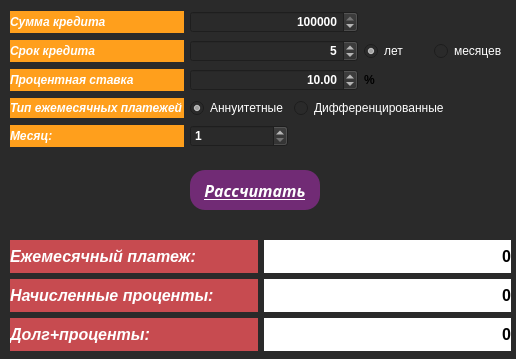
<?xml version="1.0" encoding="UTF-8"?>
<ui version="4.0">
 <class>CreditCalc</class>
 <widget class="QMainWindow" name="CreditCalc">
  <property name="geometry">
   <rect>
    <x>0</x>
    <y>0</y>
    <width>516</width>
    <height>359</height>
   </rect>
  </property>
  <property name="windowTitle">
   <string>CreditCalc</string>
  </property>
  <property name="styleSheet">
   <string notr="true">QWidget {
background-color: rgb(42, 42, 42);
}</string>
  </property>
  <widget class="QWidget" name="centralwidget">
   <widget class="QPushButton" name="Eq_button">
    <property name="geometry">
     <rect>
      <x>190</x>
      <y>170</y>
      <width>130</width>
      <height>40</height>
     </rect>
    </property>
    <property name="font">
     <font>
      <family>Sans Serif</family>
      <pointsize>12</pointsize>
      <weight>75</weight>
      <italic>true</italic>
      <bold>true</bold>
      <underline>true</underline>
      <strikeout>false</strikeout>
     </font>
    </property>
    <property name="styleSheet">
     <string notr="true">QPushButton
{
	border:none;
	border-radius:15px;
	background-color:rgb(113, 43, 117);
	color:rgb(255,255,255);
	min-height:40px;
	max-height:40px;
	min-width:130px;
	max-width:130px;
}
QPushButton:hover
{
	border:none;
	border-radius:15px;
	background-color:rgb(164, 103,138);
	color:rgb(255,255,255);
	min-height:40px;
	max-height:40px;
	min-width:130px;
	max-width:130px;
}
QPushButton:pressed
{
	border:none;
	border-radius:15px;
	background-color:rgb(0, 0,0);
	color:rgb(255,255,255);
	min-height:40px;
	max-height:40px;
	min-width:130px;
	max-width:130px;
}</string>
    </property>
    <property name="text">
     <string>Рассчитать</string>
    </property>
   </widget>
   <widget class="QWidget" name="">
    <property name="geometry">
     <rect>
      <x>10</x>
      <y>10</y>
      <width>497</width>
      <height>141</height>
     </rect>
    </property>
    <layout class="QGridLayout" name="gridLayout">
     <item row="0" column="0">
      <widget class="QLabel" name="Amount_label">
       <property name="font">
        <font>
         <weight>75</weight>
         <italic>true</italic>
         <bold>true</bold>
        </font>
       </property>
       <property name="styleSheet">
        <string notr="true">QLabel {
	border:none;
	border-radius:25px;
	background-color:rgb(255, 159, 28);
	color:rgb(255,255,255);
}</string>
       </property>
       <property name="text">
        <string>Сумма кредита</string>
       </property>
      </widget>
     </item>
     <item row="0" column="1" colspan="2">
      <widget class="QSpinBox" name="Amount_spinBox">
       <property name="font">
        <font>
         <weight>75</weight>
         <bold>true</bold>
        </font>
       </property>
       <property name="styleSheet">
        <string notr="true">QSpinBox {
color: white;
}</string>
       </property>
       <property name="alignment">
        <set>Qt::AlignRight|Qt::AlignTrailing|Qt::AlignVCenter</set>
       </property>
       <property name="maximum">
        <number>100000000</number>
       </property>
       <property name="singleStep">
        <number>100</number>
       </property>
       <property name="value">
        <number>500000</number>
       </property>
      </widget>
     </item>
     <item row="1" column="0">
      <widget class="QLabel" name="Term_label">
       <property name="font">
        <font>
         <weight>75</weight>
         <italic>true</italic>
         <bold>true</bold>
        </font>
       </property>
       <property name="styleSheet">
        <string notr="true">QLabel {
	border:none;
	border-radius:25px;
	background-color:rgb(255, 159, 28);
	color:rgb(255,255,255);
}</string>
       </property>
       <property name="text">
        <string>Срок кредита</string>
       </property>
      </widget>
     </item>
     <item row="1" column="1" colspan="2">
      <widget class="QSpinBox" name="Term_spinBox">
       <property name="font">
        <font>
         <weight>75</weight>
         <bold>true</bold>
        </font>
       </property>
       <property name="styleSheet">
        <string notr="true">QSpinBox {
color: white;
}</string>
       </property>
       <property name="alignment">
        <set>Qt::AlignRight|Qt::AlignTrailing|Qt::AlignVCenter</set>
       </property>
       <property name="maximum">
        <number>100</number>
       </property>
       <property name="value">
        <number>5</number>
       </property>
      </widget>
     </item>
     <item row="1" column="3">
      <widget class="QRadioButton" name="Years_button">
       <property name="styleSheet">
        <string notr="true">QRadioButton {
color: white;
}</string>
       </property>
       <property name="text">
        <string>лет</string>
       </property>
       <property name="checked">
        <bool>true</bool>
       </property>
       <attribute name="buttonGroup">
        <string notr="true">buttonGroup</string>
       </attribute>
      </widget>
     </item>
     <item row="1" column="4">
      <widget class="QRadioButton" name="Months_button">
       <property name="styleSheet">
        <string notr="true">QRadioButton {
color: white;
}</string>
       </property>
       <property name="text">
        <string>месяцев</string>
       </property>
       <attribute name="buttonGroup">
        <string notr="true">buttonGroup</string>
       </attribute>
      </widget>
     </item>
     <item row="2" column="0">
      <widget class="QLabel" name="Rate_label">
       <property name="font">
        <font>
         <weight>75</weight>
         <italic>true</italic>
         <bold>true</bold>
        </font>
       </property>
       <property name="styleSheet">
        <string notr="true">QLabel {
	border:none;
	border-radius:25px;
	background-color:rgb(255, 159, 28);
	color:rgb(255,255,255);
}</string>
       </property>
       <property name="text">
        <string>Процентная ставка</string>
       </property>
      </widget>
     </item>
     <item row="2" column="1" colspan="2">
      <widget class="QDoubleSpinBox" name="Rate_doubleSpinBox">
       <property name="font">
        <font>
         <weight>75</weight>
         <bold>true</bold>
        </font>
       </property>
       <property name="styleSheet">
        <string notr="true">QDoubleSpinBox {
color: white;
}</string>
       </property>
       <property name="alignment">
        <set>Qt::AlignRight|Qt::AlignTrailing|Qt::AlignVCenter</set>
       </property>
       <property name="value">
        <double>10.000000000000000</double>
       </property>
      </widget>
     </item>
     <item row="3" column="0">
      <widget class="QLabel" name="Type_label">
       <property name="font">
        <font>
         <weight>75</weight>
         <italic>true</italic>
         <bold>true</bold>
        </font>
       </property>
       <property name="styleSheet">
        <string notr="true">QLabel {
	border:none;
	border-radius:25px;
	background-color:rgb(255, 159, 28);
	color:rgb(255,255,255);
}</string>
       </property>
       <property name="text">
        <string>Тип ежемесячных платежей</string>
       </property>
      </widget>
     </item>
     <item row="3" column="1">
      <widget class="QRadioButton" name="Ann_button">
       <property name="styleSheet">
        <string notr="true">QRadioButton {
color: white;
}</string>
       </property>
       <property name="text">
        <string>Аннуитетные</string>
       </property>
       <property name="checked">
        <bool>true</bool>
       </property>
       <attribute name="buttonGroup">
        <string notr="true">buttonGroup_2</string>
       </attribute>
      </widget>
     </item>
     <item row="3" column="2" colspan="3">
      <widget class="QRadioButton" name="Diff_button">
       <property name="styleSheet">
        <string notr="true">QRadioButton {
color: white;
}</string>
       </property>
       <property name="text">
        <string>Дифференцированные</string>
       </property>
       <attribute name="buttonGroup">
        <string notr="true">buttonGroup_2</string>
       </attribute>
      </widget>
     </item>
     <item row="4" column="0">
      <widget class="QLabel" name="Month_label">
       <property name="font">
        <font>
         <weight>75</weight>
         <italic>true</italic>
         <bold>true</bold>
        </font>
       </property>
       <property name="styleSheet">
        <string notr="true">QLabel {
	border:none;
	border-radius:25px;
	background-color:rgb(255, 159, 28);
	color:rgb(255,255,255);
}</string>
       </property>
       <property name="text">
        <string>Месяц:</string>
       </property>
      </widget>
     </item>
     <item row="4" column="1">
      <widget class="QSpinBox" name="Month_spinBox">
       <property name="font">
        <font>
         <weight>75</weight>
         <bold>true</bold>
        </font>
       </property>
       <property name="styleSheet">
        <string notr="true">QSpinBox {
color: white;
}</string>
       </property>
       <property name="minimum">
        <number>1</number>
       </property>
       <property name="maximum">
        <number>1000</number>
       </property>
       <property name="value">
        <number>1</number>
       </property>
      </widget>
     </item>
     <item row="2" column="3">
      <widget class="QLabel" name="label">
       <property name="font">
        <font>
         <weight>75</weight>
         <bold>true</bold>
        </font>
       </property>
       <property name="text">
        <string>%</string>
       </property>
      </widget>
     </item>
    </layout>
   </widget>
   <widget class="QWidget" name="">
    <property name="geometry">
     <rect>
      <x>10</x>
      <y>240</y>
      <width>501</width>
      <height>111</height>
     </rect>
    </property>
    <layout class="QGridLayout" name="gridLayout_2">
     <item row="0" column="0">
      <widget class="QLabel" name="Payment_label">
       <property name="font">
        <font>
         <pointsize>12</pointsize>
         <weight>75</weight>
         <italic>true</italic>
         <bold>true</bold>
        </font>
       </property>
       <property name="styleSheet">
        <string notr="true">QLabel {
	border:none;
	border-radius:25px;
	background-color:rgb(199, 75, 80);
	color:rgb(255,255,255);
}</string>
       </property>
       <property name="text">
        <string>Ежемесячный платеж:</string>
       </property>
      </widget>
     </item>
     <item row="0" column="1">
      <widget class="QLabel" name="Payment">
       <property name="font">
        <font>
         <pointsize>12</pointsize>
         <weight>75</weight>
         <bold>true</bold>
        </font>
       </property>
       <property name="styleSheet">
        <string notr="true">QLabel {
	border:none;
	background-color:rgb(255, 255,255);
	color:rgb(0,0,0);
}</string>
       </property>
       <property name="text">
        <string>0</string>
       </property>
       <property name="alignment">
        <set>Qt::AlignRight|Qt::AlignTrailing|Qt::AlignVCenter</set>
       </property>
      </widget>
     </item>
     <item row="1" column="0">
      <widget class="QLabel" name="Percentage_label">
       <property name="font">
        <font>
         <pointsize>12</pointsize>
         <weight>75</weight>
         <italic>true</italic>
         <bold>true</bold>
        </font>
       </property>
       <property name="styleSheet">
        <string notr="true">QLabel {
	border:none;
	border-radius:25px;
	background-color:rgb(199, 75, 80);
	color:rgb(255,255,255);
}</string>
       </property>
       <property name="text">
        <string>Начисленные проценты:</string>
       </property>
      </widget>
     </item>
     <item row="1" column="1">
      <widget class="QLabel" name="Percentage">
       <property name="font">
        <font>
         <pointsize>12</pointsize>
         <weight>75</weight>
         <bold>true</bold>
        </font>
       </property>
       <property name="styleSheet">
        <string notr="true">QLabel {
	border:none;
	background-color:rgb(255, 255,255);
	color:rgb(0,0,0);
}</string>
       </property>
       <property name="text">
        <string>0</string>
       </property>
       <property name="alignment">
        <set>Qt::AlignRight|Qt::AlignTrailing|Qt::AlignVCenter</set>
       </property>
      </widget>
     </item>
     <item row="2" column="0">
      <widget class="QLabel" name="All_label">
       <property name="font">
        <font>
         <pointsize>12</pointsize>
         <weight>75</weight>
         <italic>true</italic>
         <bold>true</bold>
        </font>
       </property>
       <property name="styleSheet">
        <string notr="true">QLabel {
	border:none;
	border-radius:25px;
	background-color:rgb(199, 75, 80);
	color:rgb(255,255,255);
}</string>
       </property>
       <property name="text">
        <string>Долг+проценты:</string>
       </property>
      </widget>
     </item>
     <item row="2" column="1">
      <widget class="QLabel" name="All">
       <property name="font">
        <font>
         <pointsize>12</pointsize>
         <weight>75</weight>
         <bold>true</bold>
        </font>
       </property>
       <property name="styleSheet">
        <string notr="true">QLabel {
	border:none;
	background-color:rgb(255, 255,255);
	color:rgb(0,0,0);
}</string>
       </property>
       <property name="text">
        <string>0</string>
       </property>
       <property name="alignment">
        <set>Qt::AlignRight|Qt::AlignTrailing|Qt::AlignVCenter</set>
       </property>
      </widget>
     </item>
    </layout>
   </widget>
  </widget>
 </widget>
 <resources/>
 <connections/>
 <buttongroups>
  <buttongroup name="buttonGroup"/>
  <buttongroup name="buttonGroup_2"/>
 </buttongroups>
</ui>
